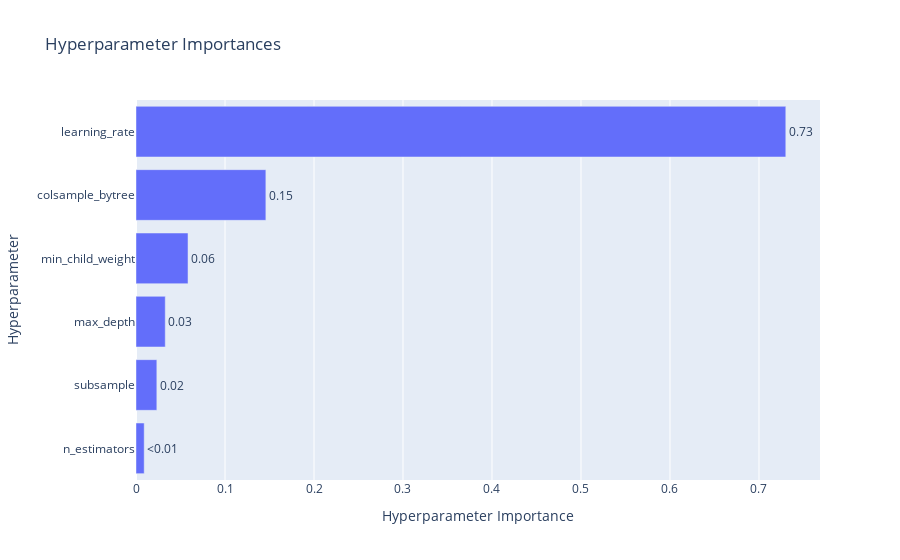

Notebook cell for this chart:
### Code cell
# 하이퍼파라미터별 중요도를 확인할 수 있는 그래프
optuna.visualization.plot_param_importances(study_xgb)

### Figure 1 — Plotly figure (JSON) as saved in the notebook; plotly's stock layout.template omitted (floating-point values rounded to 4 significant figures)
{"data": [{"cliponaxis": false, "hovertemplate": ["n_estimators (IntDistribution): 0.009199947493161921<extra></extra>", "subsample (FloatDistribution): 0.02341999759108364<extra></extra>", "max_depth (IntDistribution): 0.032878267178337243<extra></extra>", "min_child_weight (IntDistribution): 0.058454924351147616<extra></extra>", "colsample_bytree (FloatDistribution): 0.14591998986589094<extra></extra>", "learning_rate (FloatDistribution): 0.7301268735203787<extra></extra>"], "name": "Objective Value", "orientation": "h", "text": ["<0.01", "0.02", "0.03", "0.06", "0.15", "0.73"], "textposition": "outside", "type": "bar", "x": [0.0092, 0.02342, 0.03288, 0.05845, 0.1459, 0.7301], "y": ["n_estimators", "subsample", "max_depth", "min_child_weight", "colsample_bytree", "learning_rate"]}], "layout": {"title": {"text": "Hyperparameter Importances"}, "xaxis": {"title": {"text": "Hyperparameter Importance"}}, "yaxis": {"title": {"text": "Hyperparameter"}}}}
